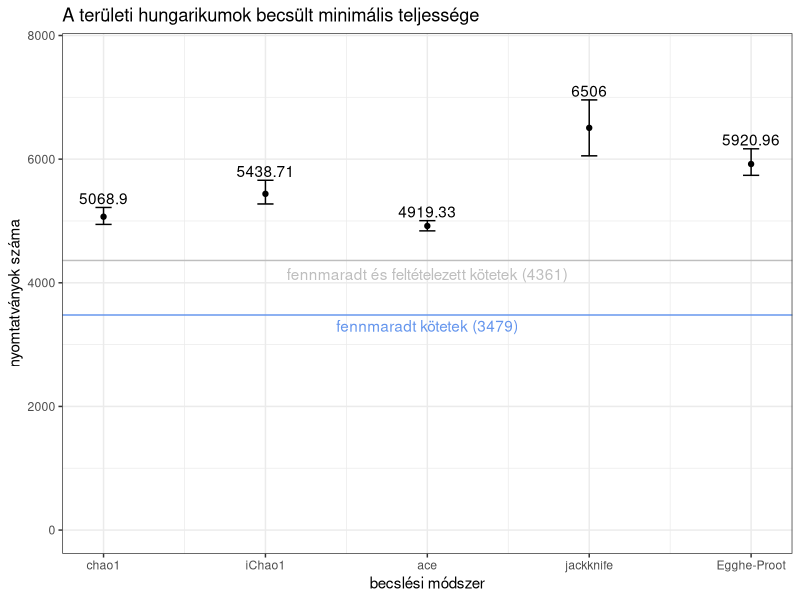
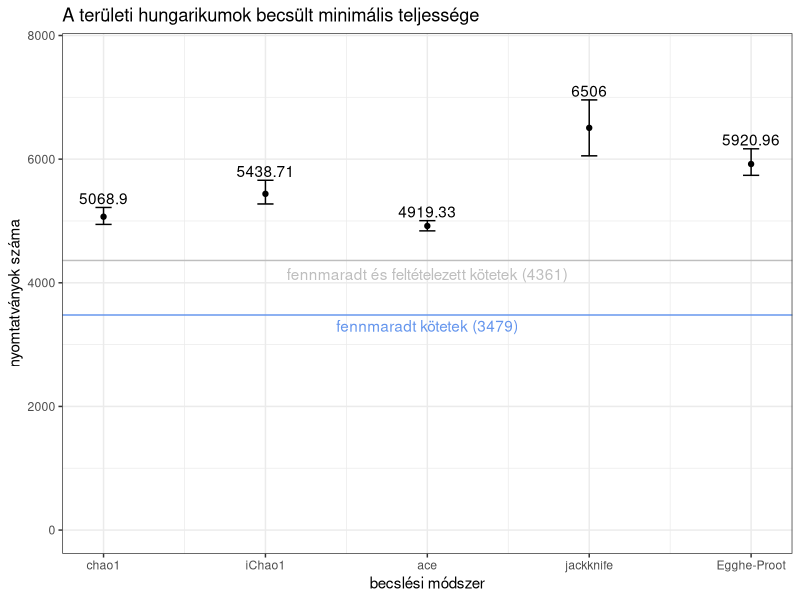

R code for these plots, in order:
library(tidyverse)

df <- tribble(
  ~id,~method,~richness,~min,~max,
  1,'chao1',5068.90,4944.46,5218.50,
  2,'iChao1',5438.71,5275.09,5658.18,
  3,'ace',4919.33,4839.53,5005.11,
  4,'jackknife',6506.00,6053.63,6958.37,
  5,'Egghe-Proot',5920.96,5738.02,6167.45,
)

# 
existing <- 3479
hypothetic <- 882
total <- existing + hypothetic
color <- 'black'

df %>% 
  ggplot(aes(x = id)) +
  geom_text(aes(x = id, y = max + 150, label = richness)) +
  geom_point(aes(y = richness), color = color) +
  geom_segment(aes(x = id, y = min, xend = id, yend = max), color = color) +
  geom_segment(aes(x = id - .05, y = min, xend = id + .05, yend = min), color = color) +
  geom_segment(aes(x = id - .05, y = max, xend = id + .05, yend = max), color = color) +
  geom_hline(yintercept = existing, color = 'cornflowerblue') +
  annotate("text", x = 3, y = existing * 0.95,
           label = sprintf("fennmaradt kötetek (%d)", existing),
           color = 'cornflowerblue') +
  geom_hline(yintercept = total, color = 'grey') +
  annotate("text", x = 3, y = total * 0.95,
           label = sprintf("fennmaradt és feltételezett kötetek (%d)", total),
           color = 'grey') +
  theme_bw() +
  labs(
    title = 'A területi hungarikumok becsült minimális teljessége',
    x = 'becslési módszer',
    y = 'nyomtatványok száma'
  ) +
  scale_x_continuous(labels = df$method) +
  scale_y_continuous(limits = c(0,max(df$max) * 1.1))

ggsave('img/abundance/richness.png', dpi=300, width = 12, height = 10)
